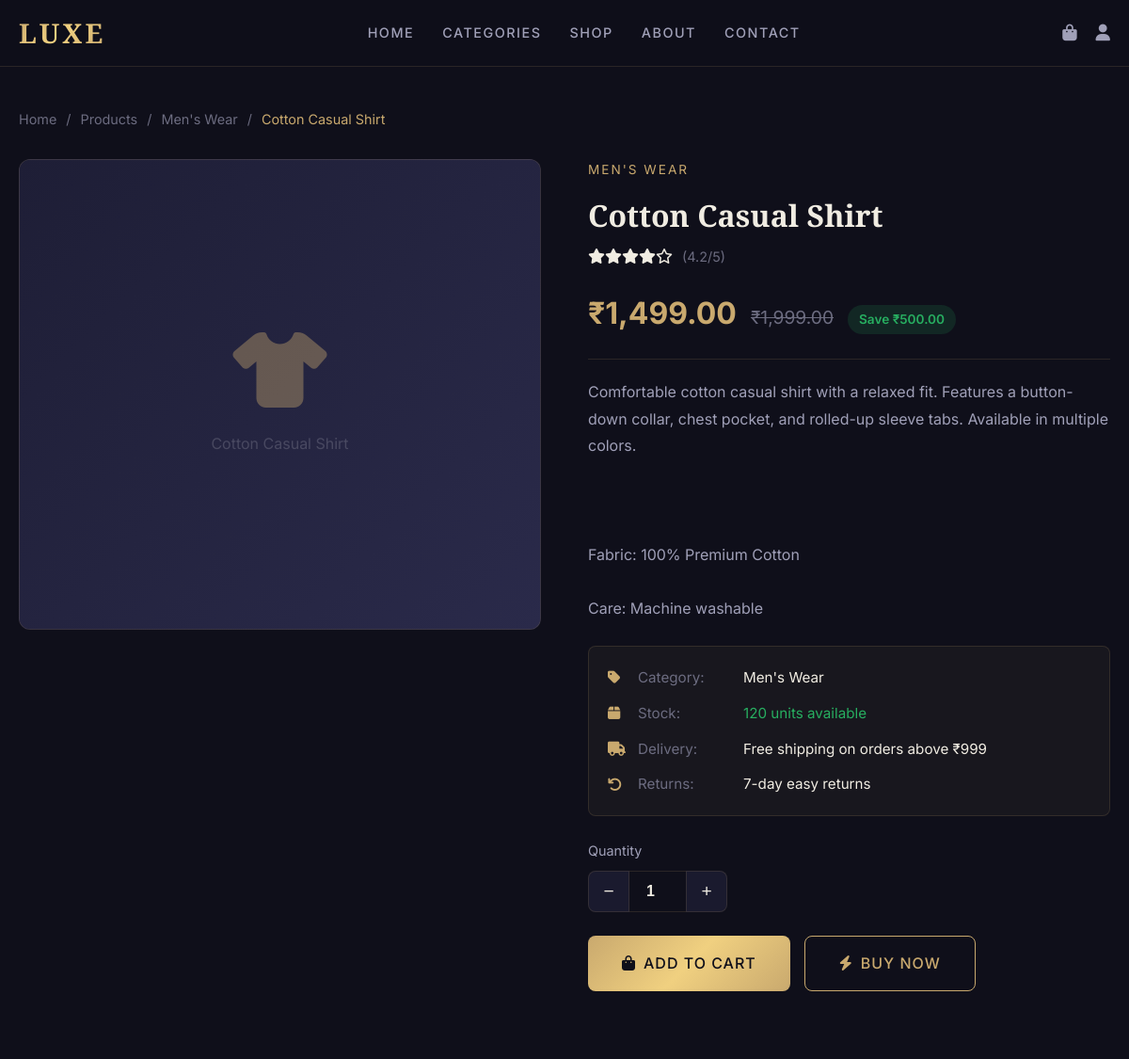
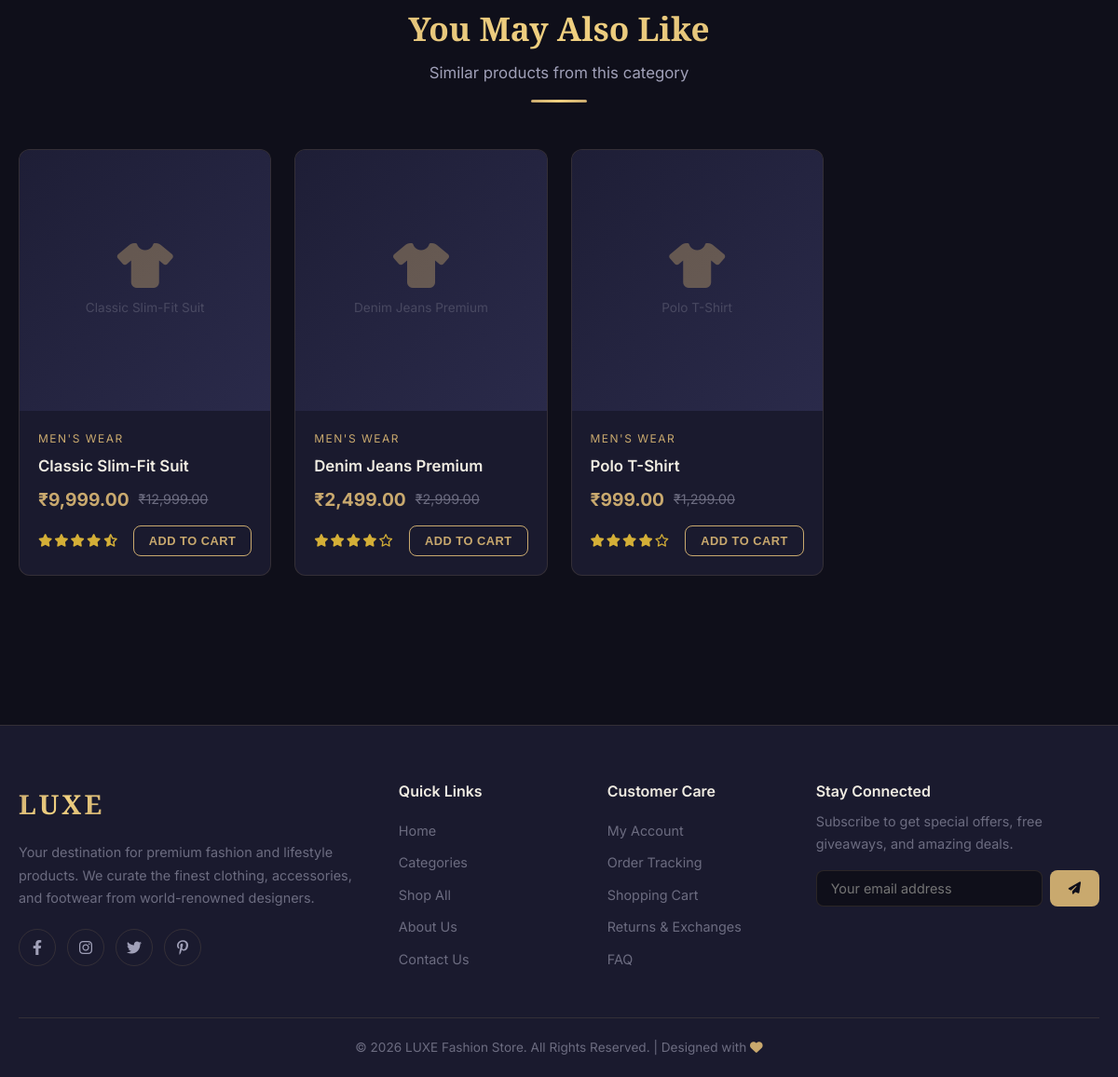
Page /pages/product_detail.php?id=2 on the committed database (2 pictures, top to bottom).
### tables this page shows
CREATE TABLE IF NOT EXISTS products (
    id INT AUTO_INCREMENT PRIMARY KEY,
    category_id INT NOT NULL,
    name VARCHAR(200) NOT NULL,
    image VARCHAR(255),
    price DECIMAL(10, 2) NOT NULL,
    discount_price DECIMAL(10, 2) DEFAULT NULL,
    description TEXT,
    short_description VARCHAR(500),
    specifications TEXT,
    stock_quantity INT DEFAULT 0,
    rating DECIMAL(2, 1) DEFAULT 0.0,
    is_featured TINYINT(1) DEFAULT 0,
    is_new TINYINT(1) DEFAULT 0,
    status ENUM('active', 'inactive') DEFAULT 'active',
    created_at TIMESTAMP DEFAULT CURRENT_TIMESTAMP,
    updated_at TIMESTAMP DEFAULT CURRENT_TIMESTAMP ON UPDATE CURRENT_TIMESTAMP,
    FOREIGN KEY (category_id) REFERENCES categories(id) ON DELETE CASCADE
);

CREATE TABLE IF NOT EXISTS categories (
    id INT AUTO_INCREMENT PRIMARY KEY,
    name VARCHAR(100) NOT NULL,
    image VARCHAR(255),
    description TEXT,
    status ENUM('active', 'inactive') DEFAULT 'active',
    created_at TIMESTAMP DEFAULT CURRENT_TIMESTAMP,
    updated_at TIMESTAMP DEFAULT CURRENT_TIMESTAMP ON UPDATE CURRENT_TIMESTAMP
);

### pages/product_detail.php (the view, shortened to what this page needs)
<?php
require_once '../includes/header.php';
$productId = isset($_GET['id']) ? intval($_GET['id']) : 0;
$stmt = $conn->prepare("SELECT p.*, c.name as category_name FROM products p JOIN categories c ON p.category_id = c.id WHERE p.id = ? AND p.status = 'active'");
$stmt->bind_param("i", $productId);
$stmt->execute();
$product = $stmt->get_result()->fetch_assoc();
$relatedStmt = $conn->prepare("SELECT p.*, c.name as category_name FROM products p JOIN categories c ON p.category_id = c.id WHERE p.category_id = ? AND p.id != ? AND p.status = 'active' LIMIT 4");
$relatedStmt->bind_param("ii", $product['category_id'], $productId);
$relatedStmt->execute();
$relatedProducts = $relatedStmt->get_result();
?>
<section class="product-detail-section section-padding">
    <div class="container">
        <div class="breadcrumb" style="justify-content: flex-start; margin-bottom: 30px;">
            <a href="<?php echo SITE_URL; ?>">Home</a>
            <span>/</span>
            <a href="<?php echo SITE_URL; ?>/pages/products.php">Products</a>
            <span>/</span>
            <a href="<?php echo SITE_URL; ?>/pages/products.php?category=<?php echo $product['category_id']; ?>"><?php echo htmlspecialchars($product['category_name']); ?></a>
            <span>/</span>
            <span class="current"><?php echo htmlspecialchars($product['name']); ?></span>
        </div>
        <div class="product-detail-grid">
            <div class="product-gallery">
                <div class="product-main-image">
                    <div class="product-img-placeholder" style="font-size: 1rem;">
                        <i class="fas fa-tshirt" style="font-size: 5rem;"></i>
                        <span style="margin-top: 15px; font-size: 1rem;"><?php echo htmlspecialchars($product['name']); ?></span>
                    </div>
                </div>
            </div>
            <div class="product-detail-info">
                <div class="product-detail-category"><?php echo htmlspecialchars($product['category_name']); ?></div>
                <h1><?php echo htmlspecialchars($product['name']); ?></h1>
                <div style="margin: 10px 0 20px; display: flex; align-items: center; gap: 10px;">
                    <?php echo renderStars($product['rating']); ?>
                    <span style="color: var(--text-muted); font-size: 0.9rem;">(<?php echo $product['rating']; ?>/5)</span>
                </div>
                <div class="product-detail-price">
                    <span class="current"><?php echo formatPrice($product['discount_price'] ?: $product['price']); ?></span>
                    <?php if ($product['discount_price']): ?>
                        <span class="original"><?php echo formatPrice($product['price']); ?></span>
                        <span class="save-badge">Save <?php echo formatPrice($product['price'] - $product['discount_price']); ?></span>
                    <?php endif; ?>
                </div>
                <p class="product-detail-desc"><?php echo nl2br(htmlspecialchars($product['description'])); ?></p>
                <div class="product-meta">
                    <div class="product-meta-item">
                        <i class="fas fa-tag"></i>
                        <span class="label">Category:</span>
                        <span><?php echo htmlspecialchars($product['category_name']); ?></span>
                    </div>
                    <div class="product-meta-item">
                        <i class="fas fa-box"></i>
                        <span class="label">Stock:</span>
                        <span class="<?php echo $product['stock_quantity'] > 0 ? 'text-success' : 'text-danger'; ?>">
                            <?php echo $product['stock_quantity'] > 0 ? $product['stock_quantity'] . ' units available' : 'Out of Stock'; ?>
                        </span>
                    </div>
                    <div class="product-meta-item">
                        <i class="fas fa-truck"></i>
                        <span class="label">Delivery:</span>
                        <span>Free shipping on orders above ₹999</span>
                    </div>
                    <div class="product-meta-item">
                        <i class="fas fa-undo"></i>
                        <span class="label">Returns:</span>
                        <span>7-day easy returns</span>
                    </div>
                </div>
                <?php if ($product['stock_quantity'] > 0): ?>
                <form method="POST" action="<?php echo SITE_URL; ?>/pages/cart_action.php">
                    <div style="margin-bottom: 20px;">
                        <label style="display: block; margin-bottom: 8px; font-size: 0.9rem; color: var(--text-secondary);">Quantity</label>
                        <div class="quantity-selector">
                            <button type="button" onclick="updateQuantity('decrease', 'qty')">−</button>
                            <input type="number" name="quantity" id="qty" value="1" min="1" max="<?php echo $product['stock_quantity']; ?>">
                            <button type="button" onclick="updateQuantity('increase', 'qty')">+</button>
                        </div>
                    </div>
                    <div class="detail-buttons">
                        <button type="submit" class="btn btn-primary btn-lg"><i class="fas fa-shopping-bag"></i> Add to Cart</button>
                        <a href="<?php echo SITE_URL; ?>/pages/cart.php" class="btn btn-outline btn-lg"><i class="fas fa-bolt"></i> Buy Now</a>
                    </div>
                </form>
                <?php else: ?>
                <div class="btn btn-dark btn-lg btn-block" style="cursor: not-allowed; opacity: 0.6;">
                    <i class="fas fa-times-circle"></i> Out of Stock
                </div>
                <?php endif; ?>
            </div>
        </div>
        <?php if ($relatedProducts->num_rows > 0): ?>
        <div style="margin-top: 80px;">
            <div class="section-header">
                <h2>You May Also Like</h2>
                <p>Similar products from this category</p>
                <div class="divider"></div>
            </div>
            <div class="products-grid">
                <?php while ($rp = $relatedProducts->fetch_assoc()): ?>
                <div class="product-card">
                    <div class="product-image">
                        <div class="product-img-placeholder">
                            <i class="fas fa-tshirt"></i>
                            <span><?php echo htmlspecialchars($rp['name']); ?></span>
                        </div>
                    </div>
                    <div class="product-info">
                        <div class="product-category-tag"><?php echo htmlspecialchars($rp['category_name']); ?></div>
                        <h3><a href="<?php echo SITE_URL; ?>/pages/product_detail.php?id=<?php echo $rp['id']; ?>"><?php echo htmlspecialchars($rp['name']); ?></a></h3>
                        <div class="product-price">
                            <span class="current-price"><?php echo formatPrice($rp['discount_price'] ?: $rp['price']); ?></span>
                            <?php if ($rp['discount_price']): ?>
                                <span class="original-price"><?php echo formatPrice($rp['price']); ?></span>
                            <?php endif; ?>
                        </div>
                        <div class="product-footer">
                            <?php echo renderStars($rp['rating']); ?>
                            <button class="add-cart-btn" onclick="addToCart(<?php echo $rp['id']; ?>)">Add to Cart</button>
                        </div>
                    </div>
                </div>
                <?php endwhile; ?>
            </div>
        </div>
        <?php endif; ?>
    </div>
</section>
<?php require_once '../includes/footer.php'; ?>

### config/helpers.php (shortened to what this page needs)
<?php
function formatPrice($price) {
    return '₹' . number_format($price, 2);
}
function renderStars($rating) {
    $html = '<div class="stars">';
    $fullStars = floor($rating);
    $halfStar = ($rating - $fullStars) >= 0.5;
    for ($i = 0; $i < $fullStars; $i++) {
        $html .= '<i class="fas fa-star"></i>';
    }
    if ($halfStar) {
        $html .= '<i class="fas fa-star-half-alt"></i>';
        $fullStars++;
    }
    for ($i = $fullStars; $i < 5; $i++) {
        $html .= '<i class="far fa-star"></i>';
    }
    $html .= '</div>';
    return $html;
}

### rows in the picture
products: category.name "Men's Wear", name "Cotton Casual Shirt", category.name "MEN'S WEAR", rating "4.2", discount_price "₹1,499.00", price "₹1,999.00", formatPrice($product['price'] - $product['discount_price']) "₹500.00", description "Comfortable cotton casual shirt with a relaxed fit. Features a button-down collar, chest pocket, and rolled-up sleeve tabs. Available in multiple colors. Fabric: 100% Premium Cotton Care: Machine washable", stock_quantity "120"
products: name "Classic Slim-Fit Suit", category.name "MEN'S WEAR", discount_price "₹9,999.00", price "₹12,999.00", rating 4.5 (drawn)
products: name "Denim Jeans Premium", category.name "MEN'S WEAR", discount_price "₹2,499.00", price "₹2,999.00"
products: name "Polo T-Shirt", category.name "MEN'S WEAR", discount_price "₹999.00", price "₹1,299.00"
